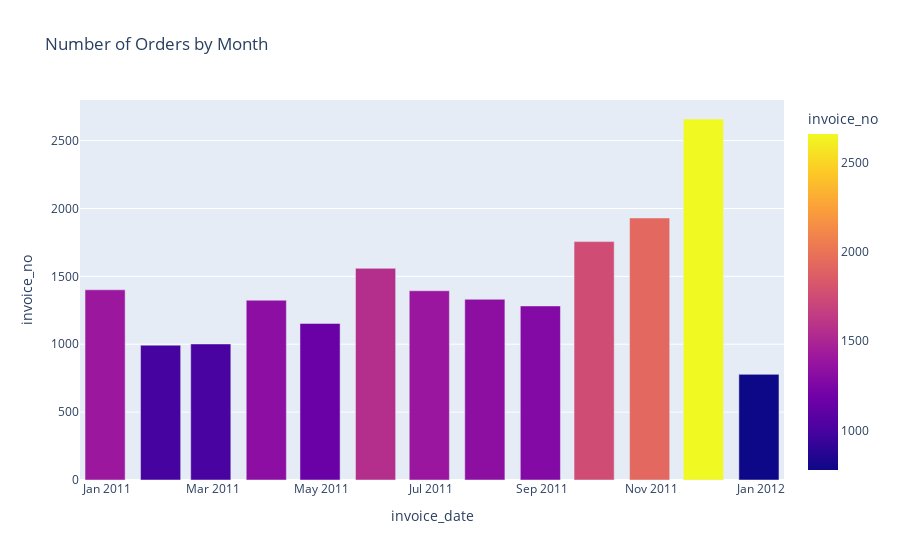

Notebook cell for this chart:
### Code cell
fig = px.bar(df1[['invoice_date', 'invoice_no']].set_index('invoice_date').resample('M').count().reset_index(),
x='invoice_date', y='invoice_no', title= 'Number of Orders by Month', color='invoice_no')
fig.show()

### Figure 1 — Plotly figure (JSON) as saved in the notebook; plotly's stock layout.template omitted (floating-point values rounded to 4 significant figures)
{"data": [{"alignmentgroup": "True", "hovertemplate": "invoice_date=%{x}<br>invoice_no=%{marker.color}<extra></extra>", "legendgroup": "", "marker": {"color": [1401, 993, 1002, 1324, 1153, 1559, 1394, 1331, 1282, 1756, 1930, 2659, 778], "coloraxis": "coloraxis", "pattern": {"shape": ""}}, "name": "", "offsetgroup": "", "orientation": "v", "showlegend": false, "textposition": "auto", "type": "bar", "x": ["2010-12-31T00:00:00", "2011-01-31T00:00:00", "2011-02-28T00:00:00", "2011-03-31T00:00:00", "2011-04-30T00:00:00", "2011-05-31T00:00:00", "2011-06-30T00:00:00", "2011-07-31T00:00:00", "2011-08-31T00:00:00", "2011-09-30T00:00:00", "2011-10-31T00:00:00", "2011-11-30T00:00:00", "2011-12-31T00:00:00"], "xaxis": "x", "y": [1401, 993, 1002, 1324, 1153, 1559, 1394, 1331, 1282, 1756, 1930, 2659, 778], "yaxis": "y"}], "layout": {"barmode": "relative", "coloraxis": {"colorbar": {"title": {"text": "invoice_no"}}, "colorscale": [[0, "#0d0887"], [0.1111, "#46039f"], [0.2222, "#7201a8"], [0.3333, "#9c179e"], [0.4444, "#bd3786"], [0.5556, "#d8576b"], [0.6667, "#ed7953"], [0.7778, "#fb9f3a"], [0.8889, "#fdca26"], [1, "#f0f921"]]}, "legend": {"tracegroupgap": 0}, "title": {"text": "Number of Orders by Month"}, "xaxis": {"anchor": "y", "domain": [0, 1], "title": {"text": "invoice_date"}}, "yaxis": {"anchor": "x", "domain": [0, 1], "title": {"text": "invoice_no"}}}}
